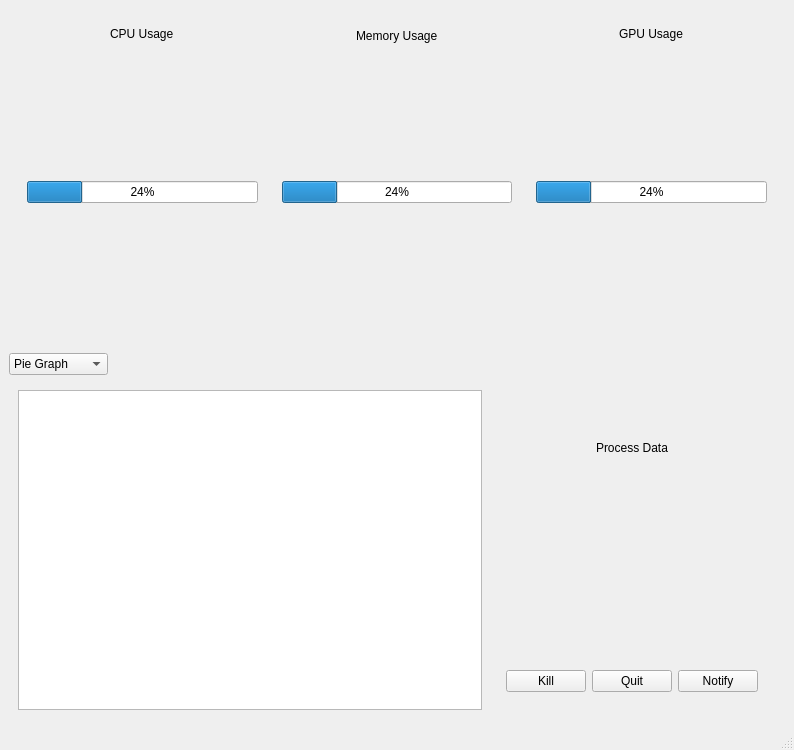
<?xml version="1.0" encoding="UTF-8"?>
<ui version="4.0">
 <class>MainWindow</class>
 <widget class="QMainWindow" name="MainWindow">
  <property name="geometry">
   <rect>
    <x>0</x>
    <y>0</y>
    <width>794</width>
    <height>750</height>
   </rect>
  </property>
  <property name="windowTitle">
   <string>MainWindow</string>
  </property>
  <widget class="QWidget" name="centralwidget">
   <layout class="QVBoxLayout" name="verticalLayout">
    <item>
     <widget class="QWidget" name="widget" native="true">
      <layout class="QHBoxLayout" name="horizontalLayout">
       <item>
        <widget class="QStackedWidget" name="stackedWidget">
         <property name="currentIndex">
          <number>0</number>
         </property>
         <widget class="QWidget" name="page_3">
          <layout class="QVBoxLayout" name="verticalLayout_3">
           <item alignment="Qt::AlignHCenter|Qt::AlignTop">
            <widget class="QLabel" name="label_2">
             <property name="text">
              <string>CPU Usage</string>
             </property>
            </widget>
           </item>
           <item alignment="Qt::AlignTop">
            <widget class="QProgressBar" name="CPU_Graph">
             <property name="value">
              <number>24</number>
             </property>
            </widget>
           </item>
          </layout>
         </widget>
         <widget class="QWidget" name="page_4">
          <layout class="QGridLayout" name="gridLayout">
           <item row="0" column="0">
            <widget class="QChartView" name="cpuPieGraph" native="true"/>
           </item>
          </layout>
         </widget>
        </widget>
       </item>
       <item>
        <widget class="QStackedWidget" name="stackedWidget_2">
         <property name="currentIndex">
          <number>0</number>
         </property>
         <widget class="QWidget" name="page">
          <layout class="QVBoxLayout" name="verticalLayout_4">
           <item alignment="Qt::AlignHCenter|Qt::AlignTop">
            <widget class="QLabel" name="label_3">
             <property name="minimumSize">
              <size>
               <width>0</width>
               <height>18</height>
              </size>
             </property>
             <property name="text">
              <string>Memory Usage</string>
             </property>
            </widget>
           </item>
           <item alignment="Qt::AlignTop">
            <widget class="QProgressBar" name="RAM_graph">
             <property name="value">
              <number>24</number>
             </property>
             <property name="textVisible">
              <bool>true</bool>
             </property>
            </widget>
           </item>
          </layout>
         </widget>
         <widget class="QWidget" name="page_2">
          <layout class="QGridLayout" name="gridLayout_4">
           <item row="0" column="0">
            <widget class="QChartView" name="ramPieChart" native="true"/>
           </item>
          </layout>
         </widget>
        </widget>
       </item>
       <item>
        <widget class="QStackedWidget" name="stackedWidget_3">
         <property name="currentIndex">
          <number>0</number>
         </property>
         <widget class="QWidget" name="page_5">
          <layout class="QVBoxLayout" name="verticalLayout_5">
           <item alignment="Qt::AlignHCenter|Qt::AlignTop">
            <widget class="QLabel" name="label_4">
             <property name="text">
              <string>GPU Usage</string>
             </property>
            </widget>
           </item>
           <item alignment="Qt::AlignTop">
            <widget class="QProgressBar" name="GPU_graph">
             <property name="value">
              <number>24</number>
             </property>
            </widget>
           </item>
          </layout>
         </widget>
         <widget class="QWidget" name="page_6">
          <layout class="QGridLayout" name="gridLayout_5">
           <item row="0" column="0">
            <widget class="QChartView" name="gpuPieChart" native="true"/>
           </item>
          </layout>
         </widget>
        </widget>
       </item>
      </layout>
     </widget>
    </item>
    <item alignment="Qt::AlignLeft">
     <widget class="QComboBox" name="viewTypeDropdown">
      <item>
       <property name="text">
        <string>Pie Graph</string>
       </property>
      </item>
      <item>
       <property name="text">
        <string>Percent Line</string>
       </property>
      </item>
      <item>
       <property name="text">
        <string>Line Graph</string>
       </property>
      </item>
     </widget>
    </item>
    <item>
     <widget class="QWidget" name="widget_2" native="true">
      <layout class="QHBoxLayout" name="horizontalLayout_2">
       <item>
        <widget class="QListView" name="processListView"/>
       </item>
       <item>
        <widget class="QWidget" name="widget_6" native="true">
         <layout class="QVBoxLayout" name="verticalLayout_2">
          <item alignment="Qt::AlignHCenter">
           <widget class="QLabel" name="label">
            <property name="text">
             <string>Process Data</string>
            </property>
           </widget>
          </item>
          <item>
           <widget class="QWidget" name="widget_7" native="true">
            <layout class="QHBoxLayout" name="horizontalLayout_3"/>
           </widget>
          </item>
          <item alignment="Qt::AlignBottom">
           <widget class="QWidget" name="widget_8" native="true">
            <layout class="QHBoxLayout" name="horizontalLayout_4">
             <item>
              <widget class="QPushButton" name="pushButton">
               <property name="text">
                <string>Kill</string>
               </property>
              </widget>
             </item>
             <item>
              <widget class="QPushButton" name="pushButton_2">
               <property name="text">
                <string>Quit</string>
               </property>
              </widget>
             </item>
             <item>
              <widget class="QPushButton" name="pushButton_3">
               <property name="text">
                <string>Notify</string>
               </property>
              </widget>
             </item>
            </layout>
           </widget>
          </item>
         </layout>
        </widget>
       </item>
      </layout>
     </widget>
    </item>
   </layout>
  </widget>
  <widget class="QMenuBar" name="menubar">
   <property name="geometry">
    <rect>
     <x>0</x>
     <y>0</y>
     <width>794</width>
     <height>23</height>
    </rect>
   </property>
  </widget>
  <widget class="QStatusBar" name="statusbar"/>
 </widget>
 <customwidgets>
  <customwidget>
   <class>QChartView</class>
   <extends>QWidget</extends>
   <header>PyQt5.QtChart</header>
   <container>1</container>
  </customwidget>
 </customwidgets>
 <resources/>
 <connections/>
</ui>
